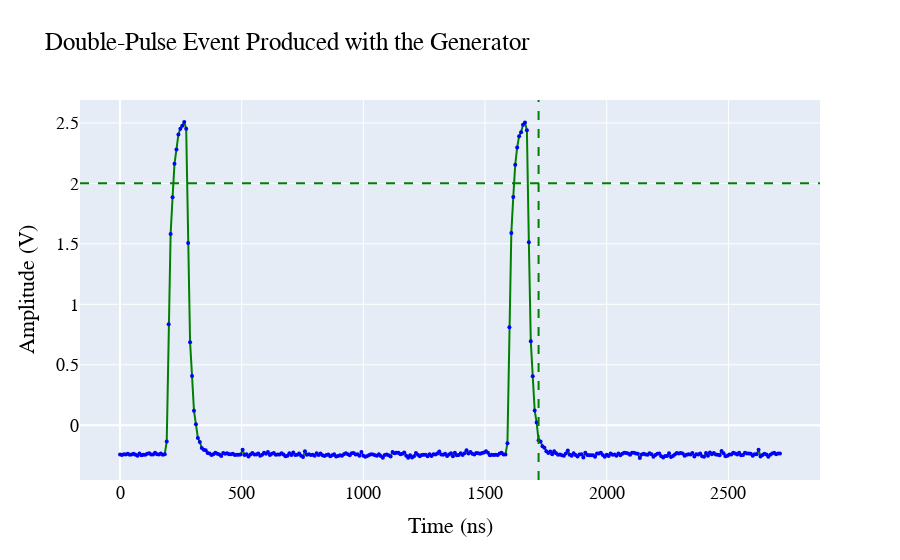

The code cell stored with this chart in its notebook:
### Markdown cell above
## Here we replot the same data using Plotly

### Code cell
import plotly
from plotly.offline import iplot, init_notebook_mode
init_notebook_mode(connected = True)
import plotly.graph_objs as go
fig = go.Figure()
fig.add_trace(go.Scatter(x=x, y=y,mode='lines+markers',
    line=dict(color="green",  width=2),
    marker=dict(color="blue", size=4)))
fig.update_layout(
    title="Double-Pulse Event Produced with the Generator",
    xaxis_title="Time (ns)",
    yaxis_title="Amplitude (V)",
    font=dict(
        family="Courier New, monospace",
        size=18,
        color="Black"))
fig.add_vline(x=(DT_BETWEEN_PULSES+40)*8, line_width=2, line_dash="dash", line_color="green")
fig.add_hline(y=TRESHOLD_VOLT, line_width=2, line_dash="dash", line_color="green")

fig.show()

### Figure 1 — Plotly figure (JSON) as saved in the notebook; plotly's stock layout.template omitted (floating-point values rounded to 4 significant figures; data arrays with more than 128 entries replaced by an {"elided": "..."} marker saying what was removed)
{"data": [{"line": {"color": "green", "width": 2}, "marker": {"color": "blue", "size": 4}, "mode": "lines+markers", "type": "scatter", "x": {"elided": "340 int values"}, "y": {"elided": "340 float values"}}], "layout": {"font": {"color": "Black", "family": "Courier New, monospace", "size": 18}, "shapes": [{"line": {"color": "green", "dash": "dash", "width": 2}, "type": "line", "x0": 1720, "x1": 1720, "xref": "x", "y0": 0, "y1": 1, "yref": "y domain"}, {"line": {"color": "green", "dash": "dash", "width": 2}, "type": "line", "x0": 0, "x1": 1, "xref": "x domain", "y0": 2, "y1": 2, "yref": "y"}], "title": {"text": "Double-Pulse Event Produced with the Generator"}, "xaxis": {"title": {"text": "Time (ns)"}}, "yaxis": {"title": {"text": "Amplitude (V)"}}}}
